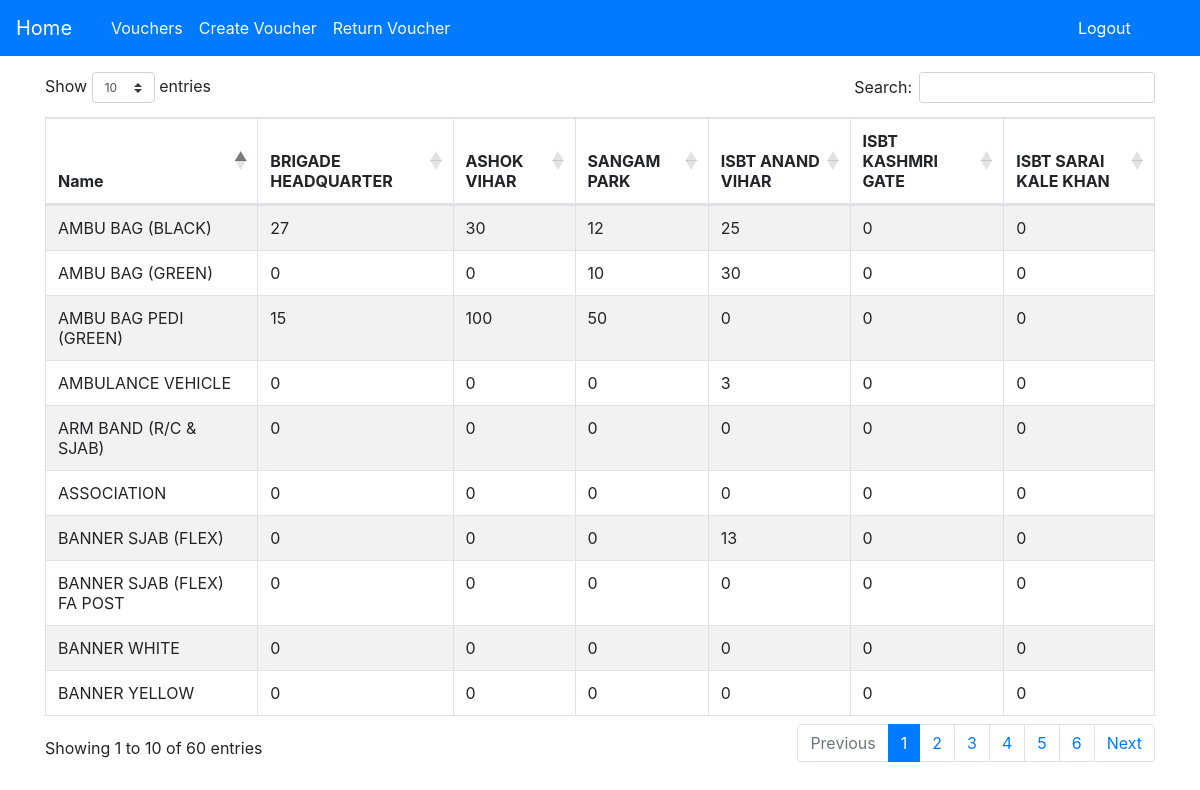
/accounts/profile/ (signed in), run on the app's committed database.
### inventory/models.py (models this page shows, shortened)
class Warehouse(models.Model):
    name = models.CharField(max_length=30)
    address = models.CharField(max_length=100)

class Item(models.Model):
    category = models.ForeignKey(Category, on_delete=models.CASCADE)
    name = models.CharField(max_length=50)
    description = models.CharField(max_length=100, null=True)

### inventory/views.py (the view)
@login_required(login_url='/login')
def index(request):
    items = Item.objects.filter()
    html_data = []
    warehouse = Warehouse.objects.filter().order_by('id')
    for data in items:
        item_stock = []
        for ware in warehouse:
            stock = ItemWarehouseMapping.objects.filter(item_id=data.id, warehouse_id=ware.id).order_by('warehouse_id')
            if not stock:
                stock = 0
            else:
                stock = stock[0].stock
            item_stock.append(stock)
        values = {'name': data.name, 'stock': item_stock}
        html_data.append(values)
    return render(request, 'inventory/index2.html', {'warehouse': warehouse, 'item': html_data})

### inventory/templates/inventory/index2.html (shortened to what this page needs)
{% extends 'inventory/main_base.html' %}
{% block content %}{{ block.super }}
    <link rel="stylesheet" href="https://cdnjs.cloudflare.com/ajax/libs/twitter-bootstrap/4.1.1/css/bootstrap.css">
    <link rel="stylesheet" href="https://cdn.datatables.net/1.10.19/css/dataTables.bootstrap4.min.css">
    <div class="container">
    <table id="example" class="table table-striped table-bordered" style="width:100%">
        <thead>
            <tr>
                <th>Name</th>
                {% for ware in warehouse %}
                <th>{{ ware.name }}</th>
                {% endfor %}
            </tr>
        </thead>
        <tbody>
                {% for data in item %}
          <tr>
            <td>{{ data.name }}</td>
              {% for quantity in data.stock %}
            <td>{{ quantity }}</td>
              {% endfor %}
            </tr>
            {% endfor %}
         </tbody>
    </table>
    </div>
{% endblock content%}

### inventory/templates/inventory/main_base.html (shortened to what this page needs)
{% load staticfiles %}
<html >
<head>
	<link rel="stylesheet" href="https://maxcdn.bootstrapcdn.com/bootstrap/4.1.3/css/bootstrap.min.css">
  	<link rel="stylesheet" type="text/css" href="{% static 'css/base.css' %}">
    <link rel="stylesheet" href="https://cdnjs.cloudflare.com/ajax/libs/twitter-bootstrap/4.0.0-beta/css/bootstrap.min.css" />
    <link rel="stylesheet" href="https://cdnjs.cloudflare.com/ajax/libs/open-iconic/1.1.1/font/css/open-iconic-bootstrap.min.css" />
</head>
<body>
	<div class="header mb-3">
		<div>
            <nav class="navbar navbar-expand-sm bg-primary navbar-dark sticky-top">
              <a class="navbar-brand " href="{% url 'home' %}">Home</a>
                <div class="col-sm-6">
              <ul class="navbar-nav d-flex">
                <li class="nav-item">
                  <a class="nav-link text-light" href="{% url 'voucherlist' %}">Vouchers</a>
                </li>
                  <li class="nav-item">
                  <a class="nav-link text-light" href="{% url 'createvoucher' %}">Create Voucher</a>
                </li>
                  <li class="nav-item">
                  <a class="nav-link text-light" href="{% url 'voucherlist' %}">Return Voucher</a>
                </li>
                </ul>
            </div>
                <div class="col-sm-5">
                <div class="d-flex align-end float-right">
                  <a href="#"onClick="document.getElementById('logoutform').submit()"><button class="btn btn-primary">Logout</button></a>
                </div>
            </div>
            </nav>
	</div>
    </div>
        {% block content %}
        {% endblock %}
    </body>
</html>

### data on the page
Warehouse: name "BRIGADE HEADQUARTER"
Warehouse: name "ASHOK VIHAR"
Warehouse: name "SANGAM PARK"
Warehouse: name "ISBT ANAND VIHAR"
Warehouse: name "ISBT KASHMRI GATE"
Warehouse: name "ISBT SARAI KALE KHAN"
Item: name "AMBU BAG PEDI (GREEN)"
Item: name "AMBU BAG (BLACK)"
Item: name "AMBU BAG (GREEN)"
Item: name "ARM BAND (R/C & SJAB)"
Item: name "BANNER SJAB (FLEX) FA POST"
Item: name "BANNER SJAB (FLEX)"
Item: name "BANNER YELLOW"
Item: name "BANNER WHITE"
Item: name "ASSOCIATION"
Item: name "AMBULANCE VEHICLE"

### other printed values
{{ quantity }} "15" "100" "50" "0" "0" "0" "27" "30" "12" "25" "0" "0" "0" "0" "10" "30" "0" "0" "0" "0" "0" "0" "0" "0" "0" "0" "0" "0" "0" "0" "0" "0" "0" "13" "0" "0" "0" "0" "0" "0" "0" "0" "0" "0" "0" "0" "0" "0" "0" "0" "0" "0" "0" "0" "0" "0" "0" "3" "0" "0"
